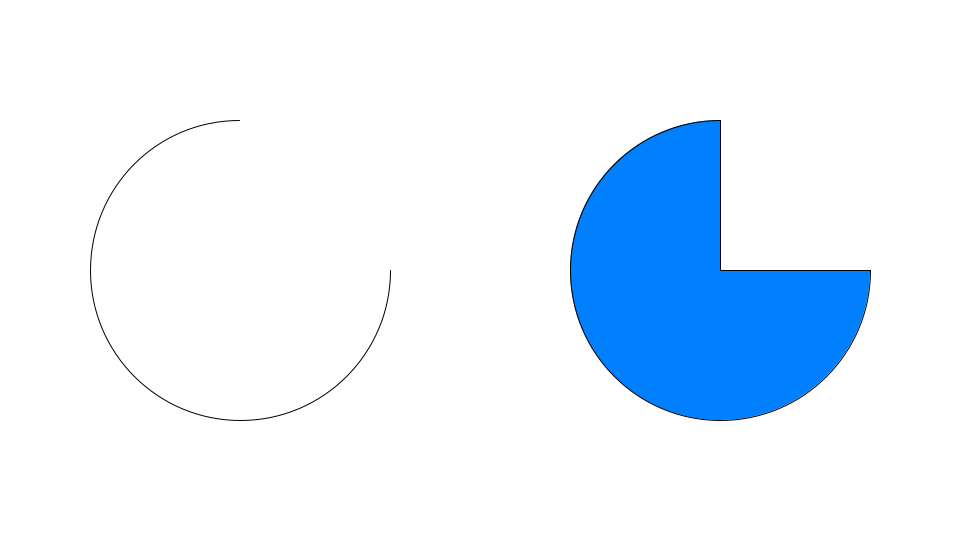
Frame 1 (no input)
Frame 60 (the mouse pressed at the canvas centre just before this capture): identical to frame 1, image omitted
Frame 120 (the mouse held since frame 60 and released just before this capture): identical to frame 1, image omitted

The Processing sketch that drew this single still picture (run headless with seeded random() and noise(); from frame 60 on, the mouse is pressed at the canvas centre):

// Processing sketch: sketch_013_arc
// ── sketch_013_arc.pde
// setup関数 : 初回1度だけ実行される
void setup() {
  size(960, 540); //ウィンドウサイズを960px,540pxに
}

// draw関数 : setup関数実行後繰り返し実行される
void draw() {
  // 背景色を指定(R,G,B)
  background(255, 255, 255); //RGBは各0-255の数値で色を指定する

  // 塗りつぶしをナシに
  noFill();
  
  // 円弧を描画 x,y,diameter diameter,startAngle,endAngle 
  arc (240, 270, 300, 300, 0, TWO_PI * 270/360);

  // 塗りつぶしを青に
  fill(0, 128, 255);
  
  // 円弧を描画 x,y,diameter diameter,startAngle,endAngle, PIEで円グラフのチャートのように描画
  arc (720, 270, 300, 300, 0, TWO_PI * 270/360, PIE);
}
